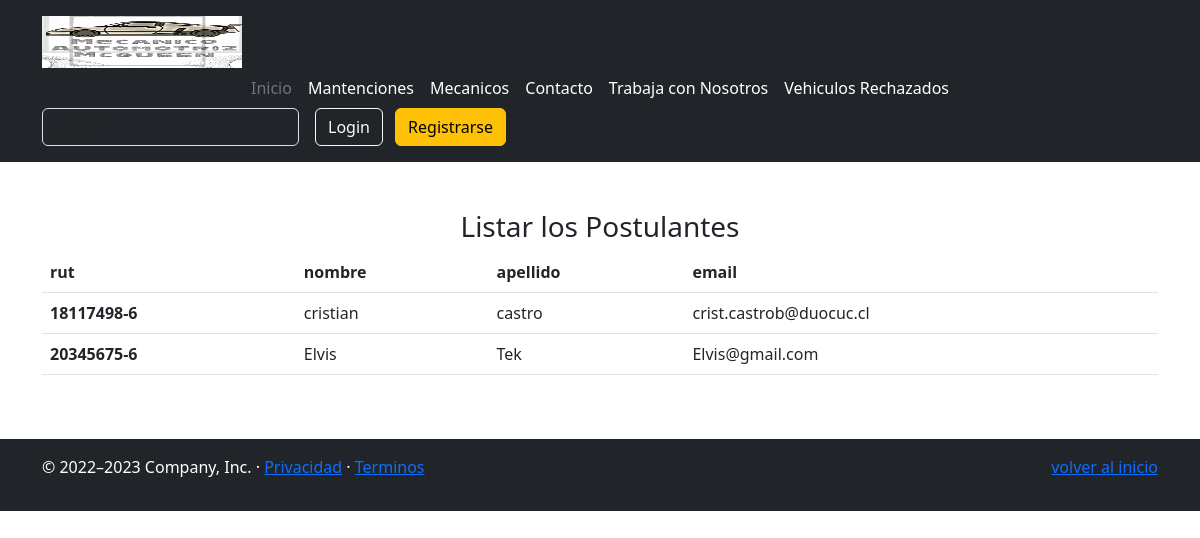
The page /mantenedor/trabajo/listar on the database its author committed.
### appweb/models.py (models this page shows, shortened)
class Trabajo(models.Model):
    rut = models.CharField(max_length=10)
    nombre = models.CharField(max_length=50)
    apellido = models.CharField(max_length=50)
    email = models.CharField(max_length=100)
    telefono = models.IntegerField(null=True)
    domicilio = models.CharField(max_length=100)
    comuna = models.CharField(max_length=50)
    ciudad = models.CharField(max_length=50)
    experiencia = models.CharField(max_length=200)
    edad = models.CharField(max_length=50)
    mensaje = models.TextField(null=True)
    foto = models.ImageField(upload_to="trabajo", null=True)
    usuario = models.ForeignKey(User, on_delete=models.CASCADE, null=True)

### appweb/views.py (the view)
# urls.py: path('mantenedor/trabajo/listar', listar_trabajo, name="listar_trabajo"),
def listar_trabajo(request):
    trabajo = Trabajo.objects.all()
    data = {
        "trabajo": trabajo
    }
    return render(request, "mantenedor/trabajo/listar.html", data)

### appweb/templates/mantenedor/trabajo/listar.html (shortened to what this page needs)
{% extends 'base.html' %}
{% load crispy_forms_tags %}
{% block contenido %}
<div class="container mt-5">
    <div class="text-center">
        <h3>Listar los Postulantes</h3>
    </div>
    <table class="table">
        <thead>
            <tr>
                <th scope="col">rut</th>
                <th scope="col">nombre</th>
                <th scope="col">apellido</th>
                <th scope="col">email</th>
            </tr>
        </thead>
        <tbody>
                {% for p in trabajo %}
            <tr>
                <th scope="row">{{p.rut}}</th>
                <td>{{p.nombre}}</td>
                <td>{{p.apellido}}</td>
                <td>{{p.email}}</td>
                {% endfor %}
        </tbody>
    </table>
</div>
<br>
{% endblock %}

### rows shown on the page
Trabajo: rut "18117498-6", nombre "cristian", apellido "castro", email "crist.castrob@duocuc.cl"
Trabajo: rut "20345675-6", nombre "Elvis", apellido "Tek", email "Elvis@gmail.com"
